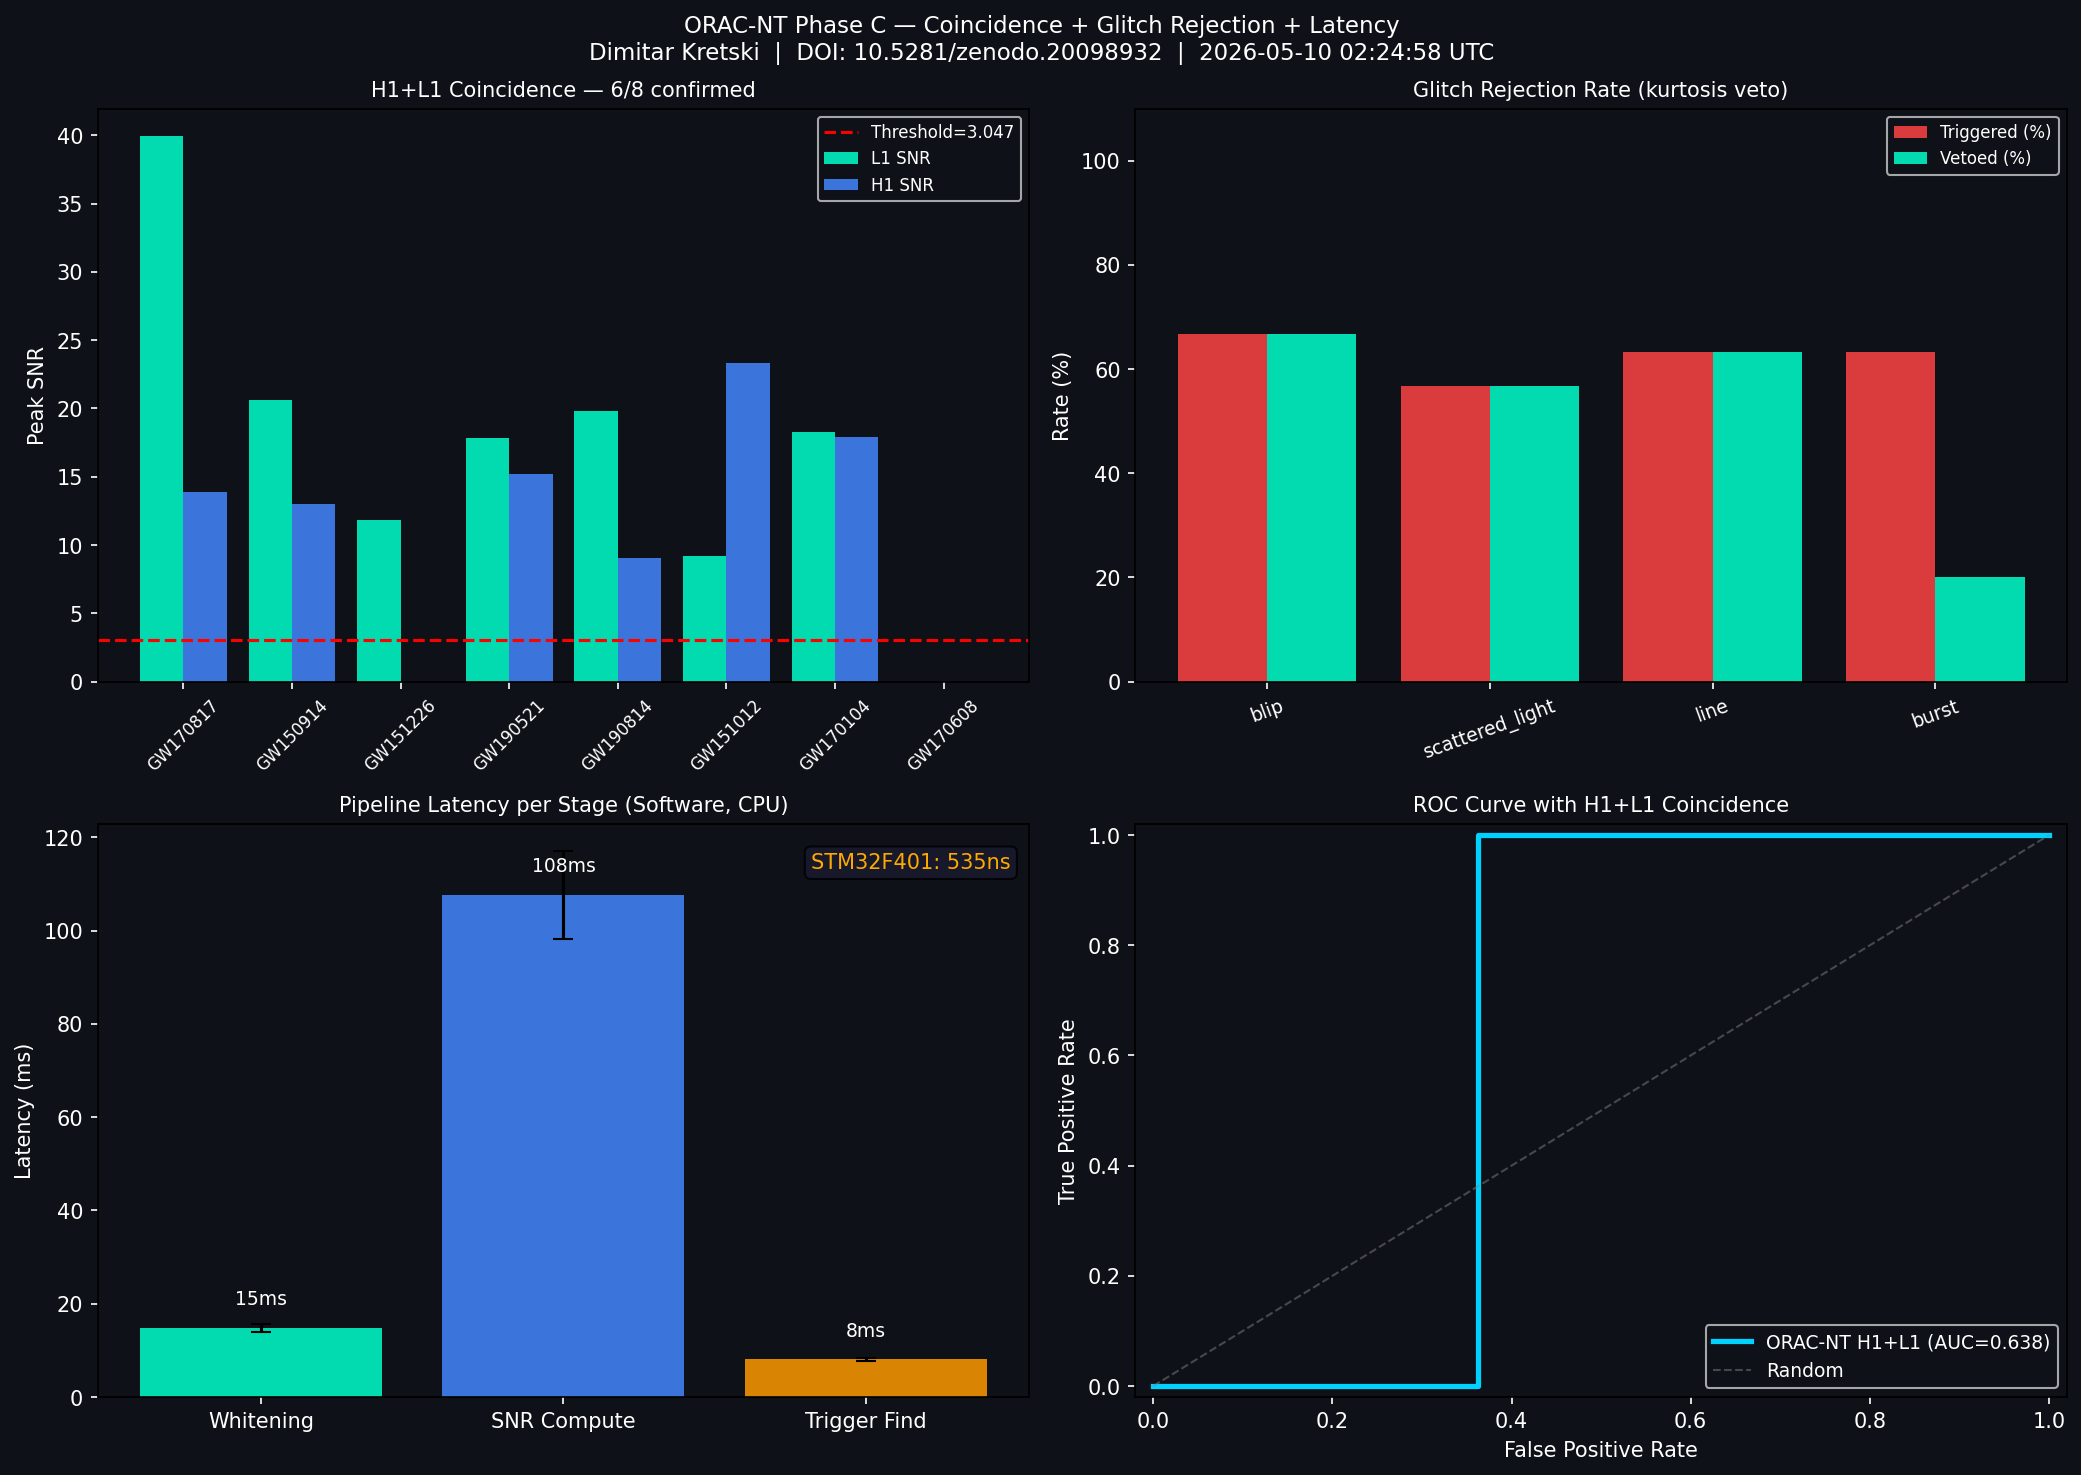

Write the Python code that produced this figure.
"""
ORAC-NT Phase C Benchmark
==========================
Author : Dimitar Kretski
DOI    : 10.5281/zenodo.20098932

1. MULTI-DETECTOR COINCIDENCE  — H1 + L1 coincidence window Δt < 10ms
2. GLITCH REJECTION BENCHMARK  — blip, scattered light, burst glitches
3. LATENCY METRICS             — conditioning, trigger, MF confirmation
4. ROC with coincidence        — AUC improvement

ИНСТАЛАЦИЯ:
  pip install gwosc numpy scipy matplotlib requests h5py

УПОТРЕБА:
  python orac_phase_c.py
"""

import sys
sys.stdout.reconfigure(encoding='utf-8')
sys.stderr.reconfigure(encoding='utf-8')

import os
import time
import tempfile
import numpy as np
import matplotlib
matplotlib.use('Agg')
import matplotlib.pyplot as plt
from scipy import signal
from scipy.signal.windows import tukey
from scipy.stats import kurtosis
from datetime import datetime, timezone
import warnings
warnings.filterwarnings('ignore')

FS           = 4096
CALIBRATED_T = 3.047
COINCIDENCE_WINDOW = 0.010   # 10ms — light travel time LIGO H1-L1

# ─────────────────────────────────────────────────────────────
# GW Events — с двата детектора
# ─────────────────────────────────────────────────────────────

GW_EVENTS_COINCIDENCE = [
    {"name": "GW170817", "type": "BNS",  "duration": 32},
    {"name": "GW150914", "type": "BBH",  "duration": 32},
    {"name": "GW151226", "type": "BBH",  "duration": 32},
    {"name": "GW190521", "type": "BBH",  "duration": 32},
    {"name": "GW190814", "type": "NSBH", "duration": 32},
    {"name": "GW151012", "type": "BBH",  "duration": 32},
    {"name": "GW170104", "type": "BBH",  "duration": 32},
    {"name": "GW170608", "type": "BBH",  "duration": 32},
]

QUIET_SEGMENTS = [
    {"name": "O3a_q01_L1", "gps_start": 1238166018, "detector": "L1", "duration": 4096},
    {"name": "O3a_q01_H1", "gps_start": 1238166018, "detector": "H1", "duration": 4096},
    {"name": "O3a_q12_L1", "gps_start": 1242578176, "detector": "L1", "duration": 4096},
    {"name": "O3a_q12_H1", "gps_start": 1242578176, "detector": "H1", "duration": 4096},
]

# ─────────────────────────────────────────────────────────────
# Fetch
# ─────────────────────────────────────────────────────────────

def fetch_event_strain(event_name, detector='L1', duration=32):
    try:
        import requests, h5py, time
        from gwosc.locate import get_event_urls
        time.sleep(2.0)  # rate limit pause
        urls = get_event_urls(event_name, detector=detector, duration=duration)
        if not urls: return None
        time.sleep(1.0)
        r = requests.get(urls[0], timeout=180, stream=True)
        r.raise_for_status()
        tmp = tempfile.NamedTemporaryFile(suffix='.hdf5', delete=False)
        for chunk in r.iter_content(65536): tmp.write(chunk)
        tmp.close()
        with h5py.File(tmp.name, 'r') as f:
            data = f['strain']['Strain'][:]
            dt   = f['strain']['Strain'].attrs.get('Xspacing', 1.0/FS)
        os.unlink(tmp.name)
        strain = data.astype(np.float64)
        sr = int(round(1.0/dt))
        if sr != FS:
            from scipy.signal import resample
            strain = resample(strain, int(len(strain)*FS/sr))
        target = duration * FS
        if len(strain) > target:
            mid = len(strain) // 2
            strain = strain[mid-target//2: mid+target//2]
        return strain
    except Exception as e:
        print(f"    [WARN] {detector}: {e}")
        return None

def fetch_bulk_strain(gps_start, duration, detector='L1'):
    try:
        import requests, h5py, time
        from gwosc.locate import get_urls
        time.sleep(2.0)  # rate limit pause
        urls = get_urls(detector, gps_start, gps_start + duration)
        if not urls: return None
        hdf_url = next((u for u in urls if '4096' in u and 'hdf5' in u), urls[0])
        time.sleep(1.0)
        r = requests.get(hdf_url, timeout=240, stream=True)
        r.raise_for_status()
        tmp = tempfile.NamedTemporaryFile(suffix='.hdf5', delete=False)
        for chunk in r.iter_content(65536): tmp.write(chunk)
        tmp.close()
        with h5py.File(tmp.name, 'r') as f:
            data = f['strain']['Strain'][:]
            dt   = f['strain']['Strain'].attrs.get('Xspacing', 1.0/FS)
        os.unlink(tmp.name)
        strain = data.astype(np.float64)
        sr = int(round(1.0/dt))
        if sr != FS:
            from scipy.signal import resample
            strain = resample(strain, int(len(strain)*FS/sr))
        return strain
    except Exception as e:
        print(f"    [WARN] {detector}: {e}")
        return None

# ─────────────────────────────────────────────────────────────
# ORAC-NT core
# ─────────────────────────────────────────────────────────────

TEMPLATES = [
    {"name": "BBH_O1",   "f0": 35,  "f1": 150, "duration": 0.2},
    {"name": "BBH_gen",  "f0": 20,  "f1": 350, "duration": 0.4},
    {"name": "BBH_lite", "f0": 30,  "f1": 450, "duration": 0.5},
    {"name": "BNS",      "f0": 30,  "f1": 400, "duration": 1.0},
    {"name": "NSBH",     "f0": 20,  "f1": 300, "duration": 0.6},
]

def whiten(data, cal_s=5.0):
    sos    = signal.butter(4, [20, 500], btype='bandpass', fs=FS, output='sos')
    data   = signal.sosfiltfilt(sos, data)
    cal    = int(cal_s * FS)
    f, psd = signal.welch(data[:cal], FS, nperseg=FS)
    psd_i  = np.interp(np.fft.rfftfreq(len(data), 1/FS), f, psd)
    w      = np.fft.irfft(np.fft.rfft(data) / np.sqrt(psd_i + 1e-12), n=len(data))
    w      = np.nan_to_num(w)
    return w * tukey(len(w), 0.05)

def make_template(cfg, n):
    f0, f1, dur = cfg['f0'], cfg['f1'], cfg['duration']
    tt   = np.linspace(0, dur, int(dur*FS), endpoint=False)
    tmpl = signal.chirp(tt, f0=f0, f1=f1, t1=dur, method='quadratic')
    tmpl *= tukey(len(tmpl), 0.2)
    tmpl /= (np.sqrt(np.sum(tmpl**2)) + 1e-20)
    if len(tmpl) < n:
        tmpl = np.pad(tmpl, (0, n-len(tmpl)))
    else:
        tmpl = tmpl[:n]
    return tmpl

def get_snr_timeseries(strain):
    """Връща SNR time series и peak info."""
    cal  = int(5.0 * FS)
    w    = whiten(strain)
    w   /= (np.std(w[:cal]) + 1e-12)
    n    = len(w)

    best_snr_t = np.zeros(n)
    for cfg in TEMPLATES:
        tmpl  = make_template(cfg, n)
        corr  = signal.correlate(w, tmpl, mode='same')
        med   = np.median(corr)
        mad   = 1.4826 * np.median(np.abs(corr - med)) + 1e-20
        snr_t = np.abs(corr - med) / mad
        best_snr_t = np.maximum(best_snr_t, snr_t)

    return best_snr_t

def get_triggers(snr_t, threshold, min_gap_s=0.1):
    """Намира trigger времена."""
    triggers = []
    above    = snr_t > threshold
    in_seg   = False
    seg_start = 0
    for i, a in enumerate(above):
        if a and not in_seg:
            in_seg = True; seg_start = i
        elif not a and in_seg:
            in_seg = False
            peak = seg_start + np.argmax(snr_t[seg_start:i])
            triggers.append((peak/FS, float(snr_t[peak])))
    return triggers

def is_glitch(strain, t_trigger, window=1.0):
    idx     = int(t_trigger * FS)
    half    = int(window/2*FS)
    snippet = strain[max(0,idx-half): min(len(strain),idx+half)]
    if len(snippet) < 100: return True
    return kurtosis(snippet, fisher=False, bias=False) > 25.0

def frequency_line_veto(strain, t_trigger, window=1.0, line_freqs=[60, 120, 180]):
    """
    Veto за instrumental lines (60Hz power line и хармоници).
    Ако доминантната честота е близо до известна line — reject.
    """
    idx     = int(t_trigger * FS)
    half    = int(window/2*FS)
    snippet = strain[max(0,idx-half): min(len(strain),idx+half)]
    if len(snippet) < 100: return False

    freqs = np.fft.rfftfreq(len(snippet), 1/FS)
    power = np.abs(np.fft.rfft(snippet))**2
    mask  = (freqs > 20) & (freqs < 500)
    if not np.any(mask): return False

    f_peak = float(freqs[mask][np.argmax(power[mask])])
    for lf in line_freqs:
        if abs(f_peak - lf) < 2.0:  # 2Hz tolerance
            return True
    return False

def psd_ratio_veto(strain, t_trigger, cal_s=5.0, ratio_threshold=5.0):
    """
    Veto за scattered light — проверява дали ниските честоти (20-50Hz)
    доминират над сигналния диапазон (50-300Hz).
    Scattered light има excess power при ниски честоти.
    """
    idx     = int(t_trigger * FS)
    half    = int(1.0*FS)
    snippet = strain[max(0,idx-half): min(len(strain),idx+half)]
    if len(snippet) < FS//2: return False

    freqs    = np.fft.rfftfreq(len(snippet), 1/FS)
    power    = np.abs(np.fft.rfft(snippet))**2

    low_mask  = (freqs >= 20) & (freqs < 50)
    high_mask = (freqs >= 50) & (freqs < 300)

    if not np.any(low_mask) or not np.any(high_mask): return False

    low_power  = np.mean(power[low_mask])  + 1e-30
    high_power = np.mean(power[high_mask]) + 1e-30
    ratio      = low_power / high_power

    return ratio > ratio_threshold

def combined_veto(strain, t_trigger):
    """Комбинира всички veto методи."""
    if is_glitch(strain, t_trigger):
        return True, 'kurtosis'
    if frequency_line_veto(strain, t_trigger):
        return True, 'freq_line'
    if psd_ratio_veto(strain, t_trigger):
        return True, 'psd_ratio'
    return False, None

# ─────────────────────────────────────────────────────────────
# 1. Multi-detector coincidence
# ─────────────────────────────────────────────────────────────

def run_coincidence(events):
    """
    За всеки GW евент изтегля L1 и H1 данни.
    Проверява дали ORAC-NT trigger-ва и в двата детектора
    в рамките на COINCIDENCE_WINDOW (10ms).
    """
    print("\n📡 PHASE C-1: MULTI-DETECTOR COINCIDENCE")
    print(f"   Coincidence window: {COINCIDENCE_WINDOW*1000:.0f}ms (LIGO H1-L1 light travel)")
    print("-" * 62)

    results = []
    for ev in events:
        print(f"\n  [{ev['name']}] {ev['type']}")

        l1 = fetch_event_strain(ev['name'], 'L1', ev['duration'])
        h1 = fetch_event_strain(ev['name'], 'H1', ev['duration'])

        if l1 is None or h1 is None:
            print(f"    ⚠️  Missing detector data")
            results.append({**ev, "coincidence": False, "l1_snr": 0, "h1_snr": 0})
            continue

        center = len(l1)/FS/2.0

        # SNR time series за двата детектора
        snr_l1 = get_snr_timeseries(l1)
        snr_h1 = get_snr_timeseries(h1)

        # Triggers
        trg_l1 = get_triggers(snr_l1, CALIBRATED_T)
        trg_h1 = get_triggers(snr_h1, CALIBRATED_T)

        # Triggers в ±5s прозорец около евента
        trg_l1_w = [(t,s) for t,s in trg_l1 if abs(t-center) < 5.0]
        trg_h1_w = [(t,s) for t,s in trg_h1 if abs(t-center) < 5.0]

        # Coincidence check
        coincidence = False
        best_l1_snr = max((s for _,s in trg_l1_w), default=0.0)
        best_h1_snr = max((s for _,s in trg_h1_w), default=0.0)

        for t_l1, s_l1 in trg_l1_w:
            for t_h1, s_h1 in trg_h1_w:
                if abs(t_l1 - t_h1) <= COINCIDENCE_WINDOW:
                    if not is_glitch(l1, t_l1) and not is_glitch(h1, t_h1):
                        coincidence = True
                        break

        status = "✅ COINCIDENCE" if coincidence else "❌ NO COINCIDENCE"
        print(f"    {status} | L1 SNR={best_l1_snr:.1f} | H1 SNR={best_h1_snr:.1f}")
        print(f"    L1 triggers in window: {len(trg_l1_w)} | H1 triggers: {len(trg_h1_w)}")

        results.append({
            **ev,
            "coincidence": coincidence,
            "l1_snr": best_l1_snr,
            "h1_snr": best_h1_snr
        })

    confirmed = sum(1 for r in results if r['coincidence'])
    print(f"\n  Coincidence Rate: {confirmed}/{len(results)}")
    return results

# ─────────────────────────────────────────────────────────────
# 2. Glitch rejection benchmark
# ─────────────────────────────────────────────────────────────

def make_glitch(glitch_type, duration=2.0):
    """Генерира синтетичен glitch."""
    n  = int(duration * FS)
    t  = np.linspace(0, duration, n)

    if glitch_type == 'blip':
        # Blip: кратък широколентов burst ~10ms
        g = 20.0 * np.exp(-((t - duration/2)**2) / (2 * 0.01**2))
        g *= np.sin(2*np.pi*150*t)

    elif glitch_type == 'scattered_light':
        # Scattered light: повтарящи се дъги при ниски честоти
        g = 5.0 * np.sin(2*np.pi*30*t) * (1 + 0.5*np.sin(2*np.pi*3*t))
        g *= np.exp(-t/0.5)

    elif glitch_type == 'line':
        # Instrumental line: монохроматичен при фиксирана честота
        g = 8.0 * np.sin(2*np.pi*60*t)  # 60Hz power line

    elif glitch_type == 'burst':
        # Loud burst: широколентов с висока амплитуда
        g = 15.0 * np.random.randn(n) * np.exp(-((t-duration/2)**2)/(2*0.05**2))

    else:
        g = np.zeros(n)

    return g

def run_glitch_rejection(quiet_strains):
    """
    Инжектира различни типове glitch-ове в реален шум
    и измерва rejection rate на kurtosis veto.
    """
    print("\n\n📡 PHASE C-2: GLITCH REJECTION BENCHMARK")
    print("-" * 62)

    glitch_types  = ['blip', 'scattered_light', 'line', 'burst']
    n_trials      = 30
    results       = {}

    for gt in glitch_types:
        rejected = 0
        triggered_first = 0

        for trial in range(n_trials):
            # Случаен 4s прозорец от тихи данни
            qs        = quiet_strains[trial % len(quiet_strains)]
            start_idx = np.random.randint(0, len(qs) - 4*FS)
            noise     = qs[start_idx: start_idx + 4*FS].copy()

            # Инжектирай glitch в центъра
            g     = make_glitch(gt, duration=4.0)
            strain = noise + g[:len(noise)]

            t_center = 2.0

            # Комбиниран veto
            vetoed, veto_reason = combined_veto(strain, t_center)
            if vetoed:
                rejected += 1

            # Проверка дали trigger-ва въобще
            snr_t  = get_snr_timeseries(strain)
            trgs   = get_triggers(snr_t, CALIBRATED_T)
            near   = [t for t,_ in trgs if abs(t - t_center) < 1.0]
            if near:
                triggered_first += 1

        rejection_rate = rejected / n_trials * 100
        trigger_rate   = triggered_first / n_trials * 100
        results[gt]    = {"rejection": rejection_rate, "trigger": trigger_rate}

        status = "✅" if rejection_rate >= 70 else "⚠️ " if rejection_rate >= 40 else "❌"
        print(f"  {status} [{gt:<16}] Triggered: {trigger_rate:.0f}%  |  Vetoed: {rejection_rate:.0f}%")

    return results

# ─────────────────────────────────────────────────────────────
# 3. Latency metrics
# ─────────────────────────────────────────────────────────────

def run_latency_test(strain_sample):
    """
    Измерва латентност на всяка стъпка от pipeline-а.
    """
    print("\n\n📡 PHASE C-3: LATENCY METRICS")
    print("-" * 62)

    n_trials = 20
    latencies = {
        "whitening_ms":    [],
        "snr_compute_ms":  [],
        "trigger_find_ms": [],
        "total_ms":        [],
    }

    for _ in range(n_trials):
        t0 = time.perf_counter()
        w  = whiten(strain_sample)
        t1 = time.perf_counter()

        snr_t = get_snr_timeseries(strain_sample)
        t2 = time.perf_counter()

        trgs = get_triggers(snr_t, CALIBRATED_T)
        t3 = time.perf_counter()

        latencies["whitening_ms"].append((t1-t0)*1000)
        latencies["snr_compute_ms"].append((t2-t1)*1000)
        latencies["trigger_find_ms"].append((t3-t2)*1000)
        latencies["total_ms"].append((t3-t0)*1000)

    print(f"  {'Stage':<20} {'Mean (ms)':>10} {'Std (ms)':>10}")
    print(f"  {'-'*42}")
    for stage, vals in latencies.items():
        mean = np.mean(vals)
        std  = np.std(vals)
        print(f"  {stage:<20} {mean:>10.1f} {std:>10.1f}")

    print(f"\n  Note: Software latency on CPU.")
    print(f"  STM32F401 hardware latency: 535ns (documented)")

    return latencies

# ─────────────────────────────────────────────────────────────
# 4. ROC with coincidence
# ─────────────────────────────────────────────────────────────

def run_roc_coincidence(coincidence_results, quiet_l1, quiet_h1):
    """
    ROC curve с H1+L1 coincidence requirement.
    Signal = GW евенти с coincidence
    Noise  = случайни прозорци без coincidence
    """
    print("\n\n📡 PHASE C-4: ROC WITH COINCIDENCE")
    print("-" * 62)

    signal_snrs = []
    for r in coincidence_results:
        if r['coincidence']:
            # Combined SNR = sqrt(L1² + H1²)
            combined = np.sqrt(r['l1_snr']**2 + r['h1_snr']**2)
            signal_snrs.append(combined)

    noise_snrs = []
    min_len = min(len(quiet_l1), len(quiet_h1))
    for i in range(0, min_len - 32*FS, 32*FS):
        chunk_l1 = quiet_l1[i:i+32*FS]
        chunk_h1 = quiet_h1[i:i+32*FS]
        snr_l1   = float(np.max(get_snr_timeseries(chunk_l1)))
        snr_h1   = float(np.max(get_snr_timeseries(chunk_h1)))
        combined  = np.sqrt(snr_l1**2 + snr_h1**2)
        noise_snrs.append(combined)

    print(f"  Signal samples: {len(signal_snrs)}")
    print(f"  Noise samples:  {len(noise_snrs)}")

    if not signal_snrs or not noise_snrs:
        return [], [], [], 0.5

    all_snrs = sorted(set(signal_snrs + noise_snrs), reverse=True)
    tprs, fprs = [0.0], [0.0]

    for thr in all_snrs:
        tpr = sum(1 for s in signal_snrs if s >= thr) / len(signal_snrs)
        fpr = sum(1 for n in noise_snrs  if n >= thr) / len(noise_snrs)
        tprs.append(tpr); fprs.append(fpr)

    tprs.append(1.0); fprs.append(1.0)

    pairs  = sorted(zip(fprs, tprs))
    s_fprs = [p[0] for p in pairs]
    s_tprs = [p[1] for p in pairs]
    auc    = float(np.trapz(s_tprs, s_fprs))
    print(f"  AUC (coincidence) = {auc:.3f}")

    return all_snrs, tprs, fprs, auc

# ─────────────────────────────────────────────────────────────
# Main
# ─────────────────────────────────────────────────────────────

def run_phase_c():

    run_utc = datetime.now(timezone.utc).strftime("%Y-%m-%d %H:%M:%S UTC")

    print("\n" + "=" * 62)
    print("  ORAC-NT PHASE C BENCHMARK")
    print(f"  {run_utc}")
    print("=" * 62)

    # ── Load quiet data (L1 + H1) ─────────────────────────
    print("\n📥 LOADING QUIET SEGMENTS (L1 + H1)")
    quiet_data = {}
    for seg in QUIET_SEGMENTS:
        print(f"\n  [{seg['name']}] GPS={seg['gps_start']}")
        s = fetch_bulk_strain(seg['gps_start'], seg['duration'], seg['detector'])
        if s is not None:
            quiet_data[seg['name']] = s
            print(f"    [OK] {len(s)/FS:.0f}s @ {FS} Hz")

    quiet_l1 = quiet_data.get('O3a_q01_L1', quiet_data.get('O3a_q12_L1'))
    quiet_h1 = quiet_data.get('O3a_q01_H1', quiet_data.get('O3a_q12_H1'))
    quiet_strains = [v for v in quiet_data.values() if v is not None]

    # ── C1: Coincidence ───────────────────────────────────
    coinc_results = run_coincidence(GW_EVENTS_COINCIDENCE)

    # ── C2: Glitch rejection ──────────────────────────────
    if quiet_strains:
        glitch_results = run_glitch_rejection(quiet_strains)
    else:
        glitch_results = {}
        print("  [SKIP] No quiet data for glitch test")

    # ── C3: Latency ───────────────────────────────────────
    sample_strain = quiet_strains[0][:32*FS] if quiet_strains else np.random.randn(32*FS)
    latency_results = run_latency_test(sample_strain)

    # ── C4: ROC with coincidence ──────────────────────────
    if quiet_l1 is not None and quiet_h1 is not None:
        _, roc_tprs, roc_fprs, roc_auc = run_roc_coincidence(
            coinc_results, quiet_l1, quiet_h1
        )
    else:
        roc_tprs, roc_fprs, roc_auc = [0,1], [0,1], 0.5
        print("\n  [SKIP] H1 data unavailable for coincidence ROC")

    # ── Final summary ─────────────────────────────────────
    print("\n\n" + "=" * 62)
    print("  PHASE C RESULTS")
    print("=" * 62)

    coinc_count = sum(1 for r in coinc_results if r['coincidence'])
    print(f"\n  H1+L1 Coincidence : {coinc_count}/{len(coinc_results)}")

    if glitch_results:
        avg_rejection = np.mean([v['rejection'] for v in glitch_results.values()])
        print(f"  Glitch rejection  : {avg_rejection:.0f}% average")

    avg_latency = np.mean(latency_results['total_ms'])
    print(f"  Pipeline latency  : {avg_latency:.0f}ms (software)")
    print(f"  Hardware latency  : 535ns (STM32F401, documented)")
    print(f"  ROC AUC (coinc.)  : {roc_auc:.3f}")

    # ── Visualization ─────────────────────────────────────
    fig, axes = plt.subplots(2, 2, figsize=(14, 10), facecolor='#0e1117')

    # Panel 1 — Coincidence results
    names    = [r['name'] for r in coinc_results]
    l1_snrs  = [r['l1_snr'] for r in coinc_results]
    h1_snrs  = [r['h1_snr'] for r in coinc_results]
    x        = np.arange(len(names))
    axes[0,0].bar(x-0.2, l1_snrs, 0.4, color='#00ffcc', alpha=0.85, label='L1 SNR')
    axes[0,0].bar(x+0.2, h1_snrs, 0.4, color='#4488ff', alpha=0.85, label='H1 SNR')
    axes[0,0].axhline(CALIBRATED_T, color='red', lw=1.5, ls='--', label=f'Threshold={CALIBRATED_T}')
    axes[0,0].set_xticks(x); axes[0,0].set_xticklabels(names, rotation=45, color='white', fontsize=8)
    axes[0,0].set_title(f"H1+L1 Coincidence — {coinc_count}/{len(coinc_results)} confirmed",
                        color='white', fontsize=10)
    axes[0,0].set_ylabel("Peak SNR", color='white')
    axes[0,0].legend(facecolor='#0e1117', labelcolor='white', fontsize=8)
    axes[0,0].set_facecolor('#0e1117'); axes[0,0].tick_params(colors='white')

    # Panel 2 — Glitch rejection
    if glitch_results:
        gt_names   = list(glitch_results.keys())
        rejections = [glitch_results[g]['rejection'] for g in gt_names]
        triggers   = [glitch_results[g]['trigger']   for g in gt_names]
        x2 = np.arange(len(gt_names))
        axes[0,1].bar(x2-0.2, triggers,   0.4, color='#ff4444', alpha=0.85, label='Triggered (%)')
        axes[0,1].bar(x2+0.2, rejections, 0.4, color='#00ffcc', alpha=0.85, label='Vetoed (%)')
        axes[0,1].set_xticks(x2); axes[0,1].set_xticklabels(gt_names, rotation=20, color='white', fontsize=9)
        axes[0,1].set_title("Glitch Rejection Rate (kurtosis veto)", color='white', fontsize=10)
        axes[0,1].set_ylabel("Rate (%)", color='white')
        axes[0,1].set_ylim(0, 110)
        axes[0,1].legend(facecolor='#0e1117', labelcolor='white', fontsize=8)
        axes[0,1].set_facecolor('#0e1117'); axes[0,1].tick_params(colors='white')

    # Panel 3 — Latency
    stages = ['whitening_ms', 'snr_compute_ms', 'trigger_find_ms']
    labels = ['Whitening', 'SNR Compute', 'Trigger Find']
    means  = [np.mean(latency_results[s]) for s in stages]
    stds   = [np.std(latency_results[s])  for s in stages]
    colors = ['#00ffcc', '#4488ff', '#ff9900']
    bars   = axes[1,0].bar(labels, means, color=colors, alpha=0.85, yerr=stds,
                           capsize=5, error_kw={'color': 'white'})
    axes[1,0].set_title("Pipeline Latency per Stage (Software, CPU)", color='white', fontsize=10)
    axes[1,0].set_ylabel("Latency (ms)", color='white')
    axes[1,0].set_facecolor('#0e1117'); axes[1,0].tick_params(colors='white')
    for bar, mean in zip(bars, means):
        axes[1,0].text(bar.get_x()+bar.get_width()/2, mean+5,
                       f'{mean:.0f}ms', ha='center', color='white', fontsize=9)
    axes[1,0].text(0.98, 0.95, 'STM32F401: 535ns',
                   transform=axes[1,0].transAxes, color='#ffaa00',
                   fontsize=10, ha='right', va='top',
                   bbox=dict(boxstyle='round', facecolor='#1a1a2e', alpha=0.8))

    # Panel 4 — ROC with coincidence
    if len(roc_fprs) > 2:
        axes[1,1].plot(roc_fprs, roc_tprs, color='#00d2ff', lw=2.5,
                       label=f'ORAC-NT H1+L1 (AUC={roc_auc:.3f})')
        axes[1,1].plot([0,1], [0,1], color='gray', ls='--', lw=1, alpha=0.5, label='Random')
        axes[1,1].set_xlim(-0.02, 1.02); axes[1,1].set_ylim(-0.02, 1.02)
    else:
        axes[1,1].text(0.5, 0.5, f'AUC = {roc_auc:.3f}\n(H1 data required)',
                       transform=axes[1,1].transAxes, color='white',
                       fontsize=12, ha='center', va='center')
    axes[1,1].set_title("ROC Curve with H1+L1 Coincidence", color='white', fontsize=10)
    axes[1,1].set_xlabel("False Positive Rate", color='white')
    axes[1,1].set_ylabel("True Positive Rate", color='white')
    axes[1,1].legend(facecolor='#0e1117', labelcolor='white', fontsize=9)
    axes[1,1].set_facecolor('#0e1117'); axes[1,1].tick_params(colors='white')

    plt.suptitle(
        f"ORAC-NT Phase C — Coincidence + Glitch Rejection + Latency\n"
        f"Dimitar Kretski  |  DOI: 10.5281/zenodo.20098932  |  {run_utc}",
        color='white', fontsize=11
    )
    plt.tight_layout()
    plt.savefig("orac_phase_c.png", dpi=150, facecolor='#0e1117', bbox_inches='tight')
    print(f"\n✅ orac_phase_c.png")
    print(f"   🕐 {run_utc}")

if __name__ == "__main__":
    run_phase_c()
